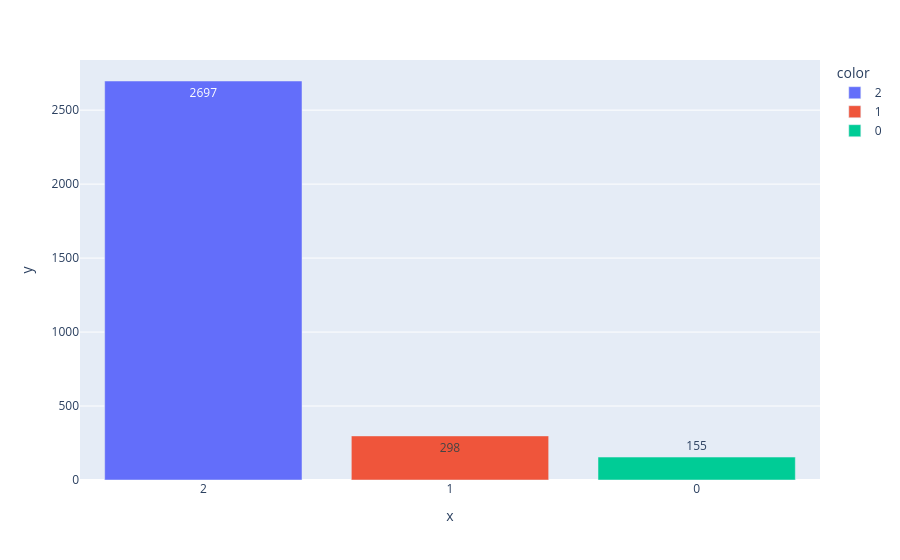

Write notebook code for a chart like this one.
### Code cell
# Diagramme en barre des nombres d'observations
bar_plot(val)

### Figure 1 — Plotly figure (JSON) as saved in the notebook; plotly's stock layout.template omitted (floating-point values rounded to 4 significant figures)
{"data": [{"hovertemplate": "color=2<br>x=%{x}<br>y=%{y}<extra></extra>", "legendgroup": "2", "marker": {"color": "#636efa", "pattern": {"shape": ""}}, "name": "2", "orientation": "v", "showlegend": true, "textposition": "auto", "texttemplate": "%{y}", "type": "bar", "x": ["2"], "xaxis": "x", "y": [2697], "yaxis": "y"}, {"hovertemplate": "color=1<br>x=%{x}<br>y=%{y}<extra></extra>", "legendgroup": "1", "marker": {"color": "#EF553B", "pattern": {"shape": ""}}, "name": "1", "orientation": "v", "showlegend": true, "textposition": "auto", "texttemplate": "%{y}", "type": "bar", "x": ["1"], "xaxis": "x", "y": [298], "yaxis": "y"}, {"hovertemplate": "color=0<br>x=%{x}<br>y=%{y}<extra></extra>", "legendgroup": "0", "marker": {"color": "#00cc96", "pattern": {"shape": ""}}, "name": "0", "orientation": "v", "showlegend": true, "textposition": "auto", "texttemplate": "%{y}", "type": "bar", "x": ["0"], "xaxis": "x", "y": [155], "yaxis": "y"}], "layout": {"barmode": "relative", "legend": {"title": {"text": "color"}, "tracegroupgap": 0}, "margin": {"t": 60}, "xaxis": {"anchor": "y", "domain": [0.0, 1.0], "title": {"text": "x"}}, "yaxis": {"anchor": "x", "domain": [0.0, 1.0], "title": {"text": "y"}}}}
